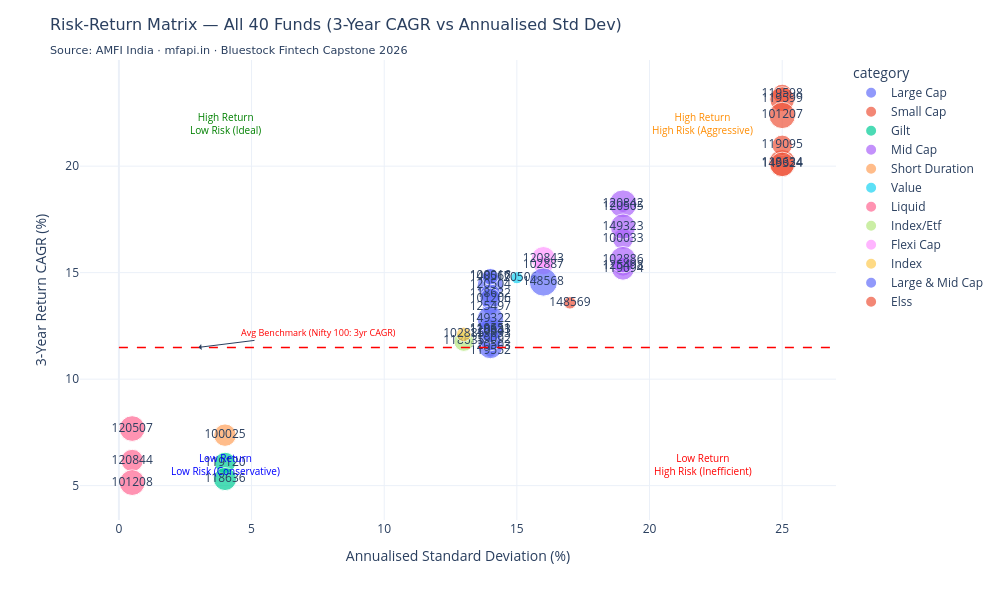

This figure's notebook cell:
### Markdown cell above
## Chart 08 — Return vs Risk Scatter Plot (Risk-Return Matrix)

### Code cell
# --- Chart 8: Risk-Return Scatter ---
df_perf_plot = df_perf.copy()
df_perf_plot['bubble_size'] = df_perf_plot['aum_crore'] / 1000.0 + 8

fig = px.scatter(df_perf_plot, x='std_dev_ann_pct', y='return_3yr_pct', size='bubble_size', color='category', hover_name='scheme_name', hover_data=['sharpe_ratio', 'alpha', 'beta', 'aum_crore'], text='amfi_code')
fig.add_shape(type='line', x0=0, x1=df_perf_plot['std_dev_ann_pct'].max() + 2, y0=11.49, y1=11.49, line=dict(color='Red', width=1.5, dash='dash'))
fig.add_annotation(x=3, y=11.49, text='Avg Benchmark (Nifty 100: 3yr CAGR)', showarrow=True, arrowhead=1, ax=120, ay=-15, font=dict(color='red', size=9))
fig.add_annotation(x=4, y=22, text='High Return<br>Low Risk (Ideal)', showarrow=False, font=dict(color='green', size=10))
fig.add_annotation(x=22, y=22, text='High Return<br>High Risk (Aggressive)', showarrow=False, font=dict(color='darkorange', size=10))
fig.add_annotation(x=4, y=6, text='Low Return<br>Low Risk (Conservative)', showarrow=False, font=dict(color='blue', size=10))
fig.add_annotation(x=22, y=6, text='Low Return<br>High Risk (Inefficient)', showarrow=False, font=dict(color='red', size=10))

fig.update_layout(
    title=dict(text=f'Risk-Return Matrix — All 40 Funds (3-Year CAGR vs Annualised Std Dev)<br><sub>{SUBTITLE}</sub>', font=dict(size=16, family='DejaVu Sans')),
    xaxis_title='Annualised Standard Deviation (%)', yaxis_title='3-Year Return CAGR (%)', template='plotly_white', width=1000, height=600
)
fig.write_image(str(CHARTS / 'chart_08_risk_return_matrix.png'))
fig.show()
print('Chart 8 saved.')

### Figure 1 — Plotly figure (JSON) as saved in the notebook; plotly's stock layout.template omitted (floating-point values rounded to 4 significant figures)
{"data": [{"customdata": [[0.88, 0.87, 0.89, 14290.0], [0.81, 1.78, 0.87, 1231.0], [1.06, 0.78, 0.97, 6434.0], [0.96, 1.13, 0.97, 10610.0], [0.82, 0.66, 0.96, 36020.0], [1.03, 0.88, 1.03, 41550.0], [1.0, 0.86, 0.88, 20910.0], [0.88, 1.7, 1.02, 39480.0], [0.87, 1.27, 0.93, 35580.0], [0.85, 1.41, 0.91, 25800.0], [0.87, 1.43, 0.87, 15870.0], [0.98, 1.34, 1.03, 23500.0], [1.06, 1.62, 0.96, 11360.0], [0.92, 1.82, 0.91, 41830.0]], "hovertemplate": "<b>%{hovertext}</b><br><br>category=Large Cap<br>std_dev_ann_pct=%{x}<br>return_3yr_pct=%{y}<br>bubble_size=%{marker.size}<br>amfi_code=%{text}<br>sharpe_ratio=%{customdata[0]}<br>alpha=%{customdata[1]}<br>beta=%{customdata[2]}<br>aum_crore=%{customdata[3]}<extra></extra>", "hovertext": ["SBI Bluechip Fund - Regular Plan - Growth", "SBI Bluechip Fund - Direct Plan - Growth", "HDFC Top 100 Fund - Regular Plan - Growth", "HDFC Top 100 Fund - Direct Plan - Growth", "ICICI Pru Bluechip Fund - Regular - Growth", "ICICI Pru Bluechip Fund - Direct - Growth", "Nippon India Large Cap Fund - Regular - Growth", "Nippon India Large Cap Fund - Direct - Growth", "Kotak Bluechip Fund - Regular - Growth", "Axis Bluechip Fund - Regular - Growth", "Axis Bluechip Fund - Direct - Growth", "ABSL Frontline Equity Fund - Regular - Growth", "Mirae Asset Large Cap Fund - Regular - Growth", "DSP Top 100 Equity Fund - Regular - Growth"], "legendgroup": "Large Cap", "marker": {"color": "#636efa", "size": [22.29, 9.231, 14.43, 18.61, 44.02, 49.55, 28.91, 47.48, 43.59, 33.8, 23.87, 31.5, 19.36, 49.83], "sizemode": "area", "sizeref": 0.1426, "symbol": "circle"}, "mode": "markers+text", "name": "Large Cap", "orientation": "v", "showlegend": true, "text": [119600.0, 119600.0, 100000.0, 125500.0, 120500.0, 120500.0, 118600.0, 118600.0, 120800.0, 119100.0, 119100.0, 101200.0, 148600.0, 149300.0], "type": "scatter", "x": [14.0, 14.0, 14.0, 14.0, 14.0, 14.0, 14.0, 14.0, 14.0, 14.0, 14.0, 14.0, 14.0, 14.0], "xaxis": "x", "y": [12.36, 11.3, 14.84, 13.38, 11.54, 14.41, 14.0, 12.33, 12.25, 11.84, 12.14, 13.78, 14.81, 12.82], "yaxis": "y"}, {"customdata": [[0.94, 1.23, 0.89, 19260.0], [0.93, 1.13, 1.04, 36060.0], [0.81, 0.8, 1.03, 43630.0], [0.84, 0.51, 1.0, 21540.0], [0.9, 1.84, 0.97, 41610.0], [0.8, 0.69, 0.98, 35120.0]], "hovertemplate": "<b>%{hovertext}</b><br><br>category=Small Cap<br>std_dev_ann_pct=%{x}<br>return_3yr_pct=%{y}<br>bubble_size=%{marker.size}<br>amfi_code=%{text}<br>sharpe_ratio=%{customdata[0]}<br>alpha=%{customdata[1]}<br>beta=%{customdata[2]}<br>aum_crore=%{customdata[3]}<extra></extra>", "hovertext": ["SBI Small Cap Fund - Regular Plan - Growth", "SBI Small Cap Fund - Direct Plan - Growth", "Nippon India Small Cap Fund - Regular - Growth", "Axis Small Cap Fund - Regular - Growth", "ABSL Small Cap Fund - Regular - Growth", "DSP Small Cap Fund - Regular - Growth"], "legendgroup": "Small Cap", "marker": {"color": "#EF553B", "size": [27.26, 44.06, 51.63, 29.55, 49.61, 43.12], "sizemode": "area", "sizeref": 0.1426, "symbol": "circle"}, "mode": "markers+text", "name": "Small Cap", "orientation": "v", "showlegend": true, "text": [119600.0, 119600.0, 118600.0, 119100.0, 101200.0, 149300.0], "type": "scatter", "x": [25.0, 25.0, 25.0, 25.0, 25.0, 25.0], "xaxis": "x", "y": [23.39, 23.14, 20.15, 20.98, 22.38, 20.08], "yaxis": "y"}, {"customdata": [[1.52, 1.6, 0.22, 24100.0], [1.33, 0.89, 0.37, 30030.0]], "hovertemplate": "<b>%{hovertext}</b><br><br>category=Gilt<br>std_dev_ann_pct=%{x}<br>return_3yr_pct=%{y}<br>bubble_size=%{marker.size}<br>amfi_code=%{text}<br>sharpe_ratio=%{customdata[0]}<br>alpha=%{customdata[1]}<br>beta=%{customdata[2]}<br>aum_crore=%{customdata[3]}<extra></extra>", "hovertext": ["SBI Magnum Gilt Fund - Regular Plan - Growth", "Nippon India Gilt Securities Fund - Regular - Growth"], "legendgroup": "Gilt", "marker": {"color": "#00cc96", "size": [32.1, 38.03], "sizemode": "area", "sizeref": 0.1426, "symbol": "circle"}, "mode": "markers+text", "name": "Gilt", "orientation": "v", "showlegend": true, "text": [119100.0, 118600.0], "type": "scatter", "x": [4.0, 4.0], "xaxis": "x", "y": [6.07, 5.31], "yaxis": "y"}, {"customdata": [[0.87, 0.95, 0.91, 23180.0], [0.8, 0.9, 1.04, 18790.0], [0.95, 0.89, 1.0, 979.0], [0.96, 1.91, 1.0, 47470.0], [0.8, 1.42, 1.0, 29000.0], [0.82, 1.12, 0.92, 41730.0], [0.9, 1.02, 0.98, 37840.0]], "hovertemplate": "<b>%{hovertext}</b><br><br>category=Mid Cap<br>std_dev_ann_pct=%{x}<br>return_3yr_pct=%{y}<br>bubble_size=%{marker.size}<br>amfi_code=%{text}<br>sharpe_ratio=%{customdata[0]}<br>alpha=%{customdata[1]}<br>beta=%{customdata[2]}<br>aum_crore=%{customdata[3]}<extra></extra>", "hovertext": ["HDFC Mid-Cap Opportunities Fund - Regular - Growth", "HDFC Mid-Cap Opportunities Fund - Direct - Growth", "ICICI Pru Midcap Fund - Regular - Growth", "Kotak Emerging Equity Fund - Regular - Growth", "Axis Midcap Fund - Regular - Growth", "UTI Mid Cap Fund - Regular - Growth", "DSP Midcap Fund - Regular - Growth"], "legendgroup": "Mid Cap", "marker": {"color": "#ab63fa", "size": [31.18, 26.79, 8.979, 55.47, 37.0, 49.73, 45.84], "sizemode": "area", "sizeref": 0.1426, "symbol": "circle"}, "mode": "markers+text", "name": "Mid Cap", "orientation": "v", "showlegend": true, "text": [100000.0, 125500.0, 120500.0, 120800.0, 119100.0, 102900.0, 149300.0], "type": "scatter", "x": [19.0, 19.0, 19.0, 19.0, 19.0, 19.0, 19.0], "xaxis": "x", "y": [16.58, 15.29, 18.08, 18.23, 15.18, 15.61, 17.16], "yaxis": "y"}, {"customdata": [[1.84, 1.98, 0.44, 27950.0]], "hovertemplate": "<b>%{hovertext}</b><br><br>category=Short Duration<br>std_dev_ann_pct=%{x}<br>return_3yr_pct=%{y}<br>bubble_size=%{marker.size}<br>amfi_code=%{text}<br>sharpe_ratio=%{customdata[0]}<br>alpha=%{customdata[1]}<br>beta=%{customdata[2]}<br>aum_crore=%{customdata[3]}<extra></extra>", "hovertext": ["HDFC Short Term Debt Fund - Regular - Growth"], "legendgroup": "Short Duration", "marker": {"color": "#FFA15A", "size": [35.95], "sizemode": "area", "sizeref": 0.1426, "symbol": "circle"}, "mode": "markers+text", "name": "Short Duration", "orientation": "v", "showlegend": true, "text": [100000.0], "type": "scatter", "x": [4.0], "xaxis": "x", "y": [7.37], "yaxis": "y"}, {"customdata": [[0.98, 0.55, 0.92, 2571.0]], "hovertemplate": "<b>%{hovertext}</b><br><br>category=Value<br>std_dev_ann_pct=%{x}<br>return_3yr_pct=%{y}<br>bubble_size=%{marker.size}<br>amfi_code=%{text}<br>sharpe_ratio=%{customdata[0]}<br>alpha=%{customdata[1]}<br>beta=%{customdata[2]}<br>aum_crore=%{customdata[3]}<extra></extra>", "hovertext": ["ICICI Pru Value Discovery Fund - Regular - Growth"], "legendgroup": "Value", "marker": {"color": "#19d3f3", "size": [10.57], "sizemode": "area", "sizeref": 0.1426, "symbol": "circle"}, "mode": "markers+text", "name": "Value", "orientation": "v", "showlegend": true, "text": [120500.0], "type": "scatter", "x": [15.0], "xaxis": "x", "y": [14.76], "yaxis": "y"}, {"customdata": [[7.68, 1.85, 0.26, 39120.0], [6.18, 1.52, 0.47, 27620.0], [5.14, 1.18, 0.43, 39000.0]], "hovertemplate": "<b>%{hovertext}</b><br><br>category=Liquid<br>std_dev_ann_pct=%{x}<br>return_3yr_pct=%{y}<br>bubble_size=%{marker.size}<br>amfi_code=%{text}<br>sharpe_ratio=%{customdata[0]}<br>alpha=%{customdata[1]}<br>beta=%{customdata[2]}<br>aum_crore=%{customdata[3]}<extra></extra>", "hovertext": ["ICICI Pru Liquid Fund - Regular - Growth", "Kotak Liquid Fund - Regular - Growth", "ABSL Liquid Fund - Regular - Growth"], "legendgroup": "Liquid", "marker": {"color": "#FF6692", "size": [47.12, 35.62, 46.99], "sizemode": "area", "sizeref": 0.1426, "symbol": "circle"}, "mode": "markers+text", "name": "Liquid", "orientation": "v", "showlegend": true, "text": [120500.0, 120800.0, 101200.0], "type": "scatter", "x": [0.5, 0.5, 0.5], "xaxis": "x", "y": [7.68, 6.18, 5.14], "yaxis": "y"}, {"customdata": [[0.91, 1.8, 1.04, 20280.0]], "hovertemplate": "<b>%{hovertext}</b><br><br>category=Index/Etf<br>std_dev_ann_pct=%{x}<br>return_3yr_pct=%{y}<br>bubble_size=%{marker.size}<br>amfi_code=%{text}<br>sharpe_ratio=%{customdata[0]}<br>alpha=%{customdata[1]}<br>beta=%{customdata[2]}<br>aum_crore=%{customdata[3]}<extra></extra>", "hovertext": ["Nippon India Etf Nifty 50 Bees"], "legendgroup": "Index/Etf", "marker": {"color": "#B6E880", "size": [28.28], "sizemode": "area", "sizeref": 0.1426, "symbol": "circle"}, "mode": "markers+text", "name": "Index/Etf", "orientation": "v", "showlegend": true, "text": [118600.0], "type": "scatter", "x": [13.0], "xaxis": "x", "y": [11.77], "yaxis": "y"}, {"customdata": [[0.98, 1.85, 0.95, 35010.0], [0.96, 1.79, 1.0, 17910.0]], "hovertemplate": "<b>%{hovertext}</b><br><br>category=Flexi Cap<br>std_dev_ann_pct=%{x}<br>return_3yr_pct=%{y}<br>bubble_size=%{marker.size}<br>amfi_code=%{text}<br>sharpe_ratio=%{customdata[0]}<br>alpha=%{customdata[1]}<br>beta=%{customdata[2]}<br>aum_crore=%{customdata[3]}<extra></extra>", "hovertext": ["Kotak Flexicap Fund - Regular - Growth", "UTI Flexi Cap Fund - Regular - Growth"], "legendgroup": "Flexi Cap", "marker": {"color": "#FF97FF", "size": [43.01, 25.91], "sizemode": "area", "sizeref": 0.1426, "symbol": "circle"}, "mode": "markers+text", "name": "Flexi Cap", "orientation": "v", "showlegend": true, "text": [120800.0, 102900.0], "type": "scatter", "x": [16.0, 16.0], "xaxis": "x", "y": [15.65, 15.34], "yaxis": "y"}, {"customdata": [[0.93, 0.93, 0.9, 7350.0]], "hovertemplate": "<b>%{hovertext}</b><br><br>category=Index<br>std_dev_ann_pct=%{x}<br>return_3yr_pct=%{y}<br>bubble_size=%{marker.size}<br>amfi_code=%{text}<br>sharpe_ratio=%{customdata[0]}<br>alpha=%{customdata[1]}<br>beta=%{customdata[2]}<br>aum_crore=%{customdata[3]}<extra></extra>", "hovertext": ["UTI Nifty 50 Index Fund - Regular - Growth"], "legendgroup": "Index", "marker": {"color": "#FECB52", "size": [15.35], "sizemode": "area", "sizeref": 0.1426, "symbol": "circle"}, "mode": "markers+text", "name": "Index", "orientation": "v", "showlegend": true, "text": [102900.0], "type": "scatter", "x": [13.0], "xaxis": "x", "y": [12.1], "yaxis": "y"}, {"customdata": [[0.91, 1.7, 0.99, 49050.0]], "hovertemplate": "<b>%{hovertext}</b><br><br>category=Large & Mid Cap<br>std_dev_ann_pct=%{x}<br>return_3yr_pct=%{y}<br>bubble_size=%{marker.size}<br>amfi_code=%{text}<br>sharpe_ratio=%{customdata[0]}<br>alpha=%{customdata[1]}<br>beta=%{customdata[2]}<br>aum_crore=%{customdata[3]}<extra></extra>", "hovertext": ["Mirae Asset Emerging Bluechip Fund - Regular - Growth"], "legendgroup": "Large & Mid Cap", "marker": {"color": "#636efa", "size": [57.05], "sizemode": "area", "sizeref": 0.1426, "symbol": "circle"}, "mode": "markers+text", "name": "Large & Mid Cap", "orientation": "v", "showlegend": true, "text": [148600.0], "type": "scatter", "x": [16.0], "xaxis": "x", "y": [14.56], "yaxis": "y"}, {"customdata": [[0.8, 0.54, 0.98, 2989.0]], "hovertemplate": "<b>%{hovertext}</b><br><br>category=Elss<br>std_dev_ann_pct=%{x}<br>return_3yr_pct=%{y}<br>bubble_size=%{marker.size}<br>amfi_code=%{text}<br>sharpe_ratio=%{customdata[0]}<br>alpha=%{customdata[1]}<br>beta=%{customdata[2]}<br>aum_crore=%{customdata[3]}<extra></extra>", "hovertext": ["Mirae Asset Tax Saver Fund - Regular - Growth"], "legendgroup": "Elss", "marker": {"color": "#EF553B", "size": [10.99], "sizemode": "area", "sizeref": 0.1426, "symbol": "circle"}, "mode": "markers+text", "name": "Elss", "orientation": "v", "showlegend": true, "text": [148600.0], "type": "scatter", "x": [17.0], "xaxis": "x", "y": [13.58], "yaxis": "y"}], "layout": {"annotations": [{"arrowhead": 1, "ax": 120, "ay": -15, "font": {"color": "red", "size": 9}, "showarrow": true, "text": "Avg Benchmark (Nifty 100: 3yr CAGR)", "x": 3, "y": 11.49}, {"font": {"color": "green", "size": 10}, "showarrow": false, "text": "High Return<br>Low Risk (Ideal)", "x": 4, "y": 22}, {"font": {"color": "darkorange", "size": 10}, "showarrow": false, "text": "High Return<br>High Risk (Aggressive)", "x": 22, "y": 22}, {"font": {"color": "blue", "size": 10}, "showarrow": false, "text": "Low Return<br>Low Risk (Conservative)", "x": 4, "y": 6}, {"font": {"color": "red", "size": 10}, "showarrow": false, "text": "Low Return<br>High Risk (Inefficient)", "x": 22, "y": 6}], "height": 600, "legend": {"itemsizing": "constant", "title": {"text": "category"}, "tracegroupgap": 0}, "margin": {"t": 60}, "shapes": [{"line": {"color": "Red", "dash": "dash", "width": 1.5}, "type": "line", "x0": 0, "x1": 27.0, "y0": 11.49, "y1": 11.49}], "title": {"font": {"family": "DejaVu Sans", "size": 16}, "text": "Risk-Return Matrix — All 40 Funds (3-Year CAGR vs Annualised Std Dev)<br><sub>Source: AMFI India · mfapi.in · Bluestock Fintech Capstone 2026</sub>"}, "width": 1000, "xaxis": {"anchor": "y", "domain": [0.0, 1.0], "title": {"text": "Annualised Standard Deviation (%)"}}, "yaxis": {"anchor": "x", "domain": [0.0, 1.0], "title": {"text": "3-Year Return CAGR (%)"}}}}
